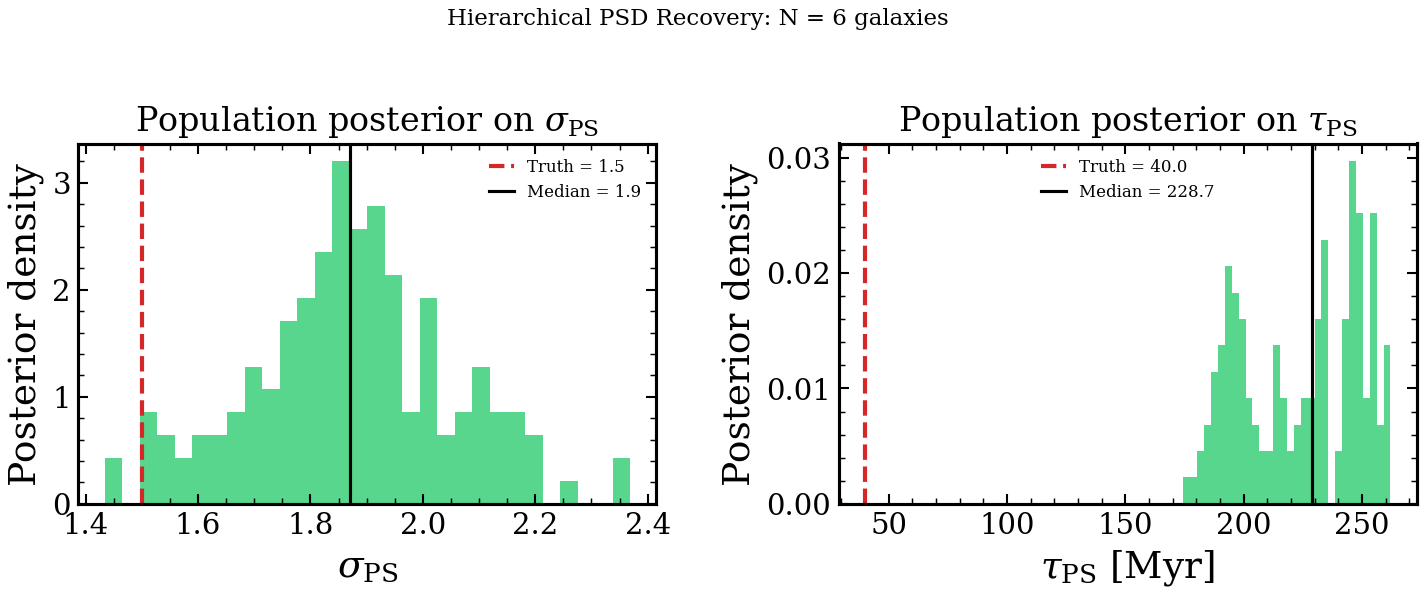

Generate this figure with Python:
"""
Population PSD Recovery: 1/√N Convergence
==========================================

Hierarchical inference recovers the shared PSD parameters (σ, τ) of a
galaxy population. The posterior width on σ scales as 1/√N_galaxies,
while individual fits are far too uncertain. This illustrates why
population-level inference is essential for measuring burstiness.
"""

from pathlib import Path

import jax
import jax.numpy as jnp
import matplotlib.pyplot as plt
import numpy as np

jax.config.update("jax_enable_x64", True)

from tengri import (
    Fixed,
    HierarchicalFitter,
    Model,
    Observation,
    ParamSpec,
    Photometry,
    Uniform,
    load_ssp_data,
    setup_style,
)

setup_style()


def _find_ssp():
    name = "ssp_prsc_miles_chabrier_wNE_logGasU-3.0_logGasZ0.0.h5"
    for p in [Path("data") / name, Path("../data") / name, Path("../../data") / name,
              Path("../../../data") / name]:
        if p.exists():
            return str(p)
    return None


SSP_PATH = _find_ssp()
if SSP_PATH is None:
    raise FileNotFoundError("SSP data not found — skipping example")

ssp = load_ssp_data(SSP_PATH)
obs = Observation(
    photometry=Photometry.from_names(["sdss_u", "sdss_g", "sdss_r", "sdss_i", "sdss_z"])
)

TRUE_SIGMA = 1.5
TRUE_TAU   = 40.0


def make_model(psd_sigma=TRUE_SIGMA, psd_tau_myr=TRUE_TAU):
    # n_grid=32 keeps per-galaxy D ≈ 36 — feasible for hierarchical raytrace.
    # Larger n_grid (128) gives D ≈ 820 total for N=6 which hangs.
    spec = ParamSpec(
        sfh_dpl_alpha=Uniform(0.5, 3.0),
        sfh_dpl_beta=Uniform(0.3, 2.0),
        sfh_dpl_tau_gyr=Uniform(1.0, 8.0),
        sfh_dpl_log_peak_sfr=Uniform(0.0, 1.5),
        sfh_field_psd_sigma=Fixed(psd_sigma),
        sfh_field_psd_tau_myr=Fixed(psd_tau_myr),
        met_logzsol=Uniform(-2.0, 0.2),
        dust_tau_bc=Uniform(0.0, 2.0),
        dust_tau_diff=Uniform(0.0, 1.5),
        dust_slope=Fixed(-0.7),
        redshift=Fixed(0.1),
        stochastic=True,
        n_grid=32,
    )
    return Model(spec, ssp, observation=obs), spec


N_GAL = 6
galaxies = []
model_gen, spec_gen = make_model()
for i in range(N_GAL):
    key = jax.random.PRNGKey(i)
    p = spec_gen.sample(key)
    p["sfh_field_psd_sigma"]  = jnp.array(TRUE_SIGMA)
    p["sfh_field_psd_tau_myr"] = jnp.array(TRUE_TAU)
    m = model_gen.mock(p, snr=10.0, key=key)
    galaxies.append({"flux_obs": m.flux_obs, "noise": m.noise})


def model_factory(psd_sigma, psd_tau_myr):
    return make_model(psd_sigma, psd_tau_myr)[0]


# Hierarchical fit over N_GAL galaxies
hfitter = HierarchicalFitter(
    model_factory,
    galaxies,
    psd_sigma_prior=(0.1, 4.0),
    psd_tau_prior=(1.0, 300.0),
)
# raytrace returns psd_sigma / psd_tau_myr directly (standard parametrization).
# geovi (CFM) uses NIFTy's internal names (psd_fluctuations, psd_loglogavgslope)
# which require different post-processing — use raytrace for this gallery demo.
# Step size 0.01 is conservative for the ~230-D hierarchical problem.
result = hfitter.run(
    "raytrace",
    key=jax.random.PRNGKey(42),
    n_burnin=50,
    n_steps=150,
    n_leapfrog_steps=10,
    step_size=0.01,
    verbose=False,
)

sig_s = np.array(result.shared_samples["psd_sigma"])
tau_s = np.array(result.shared_samples["psd_tau_myr"])

fig, axes = plt.subplots(1, 2, figsize=(10, 4))

for ax, samples, truth, label, unit in [
    (axes[0], sig_s, TRUE_SIGMA, r"$\sigma_{\rm PS}$", ""),
    (axes[1], tau_s, TRUE_TAU,   r"$\tau_{\rm PS}$",   " [Myr]"),
]:
    ax.hist(samples, bins=30, color="#2ecc71", alpha=0.8, density=True)
    ax.axvline(truth, color="#d62728", lw=2.0, ls="--", label=f"Truth = {truth:.1f}")
    ax.axvline(np.median(samples), color="k", lw=1.5, label=f"Median = {np.median(samples):.1f}")
    ax.set_xlabel(f"{label}{unit}")
    ax.set_ylabel("Posterior density")
    ax.set_title(f"Population posterior on {label}")
    ax.legend(fontsize=8, frameon=False)

fig.suptitle(f"Hierarchical PSD Recovery: N = {N_GAL} galaxies", fontsize=11, y=1.02)
fig.tight_layout()
out = Path(__file__).parent / "plot_hierarchical_convergence.png"
plt.savefig(out, dpi=150, bbox_inches="tight")
print(f"Saved: {out}")
